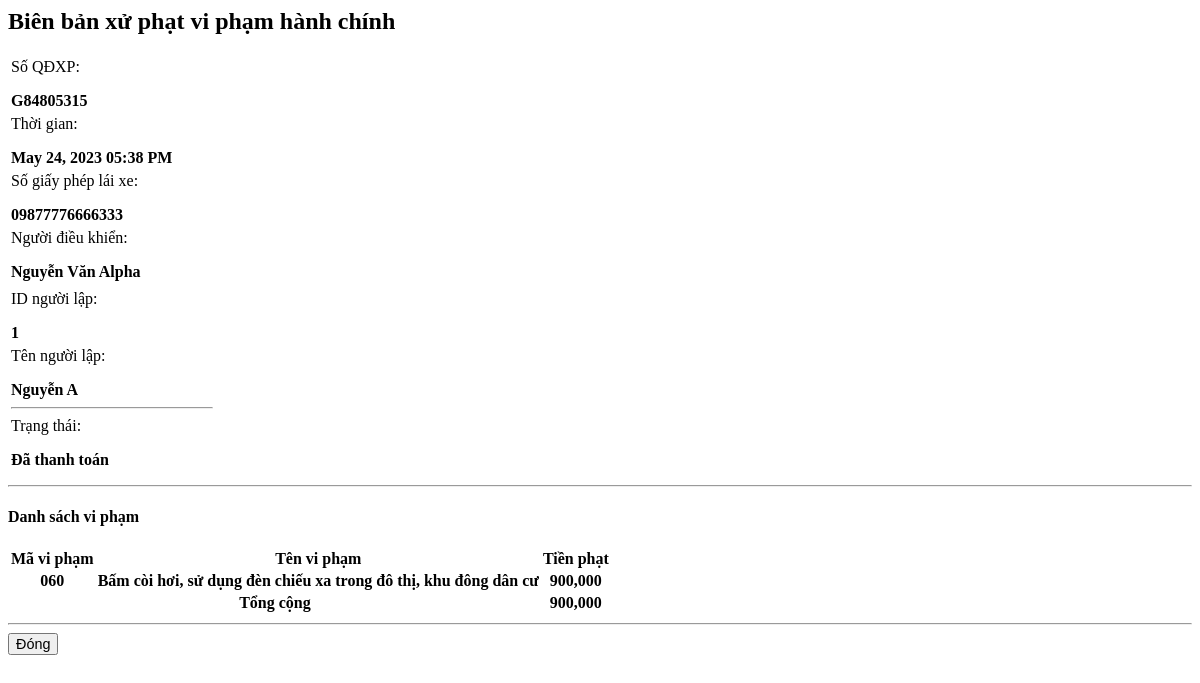
The app's page /violation.php?ticket_no=G84805315 with its own data.
### tables this page shows
CREATE TABLE `violation_items` (
  `driver_violation_id` int(30) NOT NULL,
  `violation_id` int(30) DEFAULT NULL,
  `fine` float NOT NULL,
  `status` tinyint(1) NOT NULL DEFAULT 0 COMMENT '0=pending, 1=paid',
  `date_created` datetime NOT NULL DEFAULT current_timestamp()
);

CREATE TABLE `violations` (
  `id` int(30) NOT NULL,
  `code` varchar(50) NOT NULL,
  `name` text NOT NULL,
  `description` text NOT NULL,
  `min_fine` float NOT NULL,
  `max_fine` float NOT NULL,
  `law_id` int(30) NOT NULL,
  `fine` float NOT NULL,
  `status` tinyint(4) NOT NULL DEFAULT 1 COMMENT '0=Inactive, 1=Active',
  `date_created` datetime NOT NULL DEFAULT current_timestamp(),
  `date_updated` datetime DEFAULT NULL ON UPDATE current_timestamp()
);

### violation.php (the view, shortened to what this page needs)
<?php
require_once('./config.php');
if (isset($_GET['ticket_no'])) {
    $qry2 = $conn->query("SELECT i.*,o.code,o.name from `violation_items` i inner join `violations` o on i.violation_id = o.id inner join `violation_list` vl on i.driver_violation_id = vl.id where vl.ticket_no = '{$_GET['ticket_no']}' ");
    $violation_arr = array();
    if ($qry2->num_rows > 0) {
        while ($row = $qry2->fetch_assoc()) {
            $violation_arr[] = $row;
        }
    }
}
?>
<div class="container-fluid">
    <h2 class="text-center">Biên bản xử phạt vi phạm hành chính</h2>
    <div class="border border-dark px-2 py-2" style="overflow: hidden;" id="print_out">
        <table class="table boder-0">
            <tr class='boder-0'>
                <td width="80%" class='boder-0 align-bottom'>
                    <div class="row">
                        <div class="col-12">
                            <div class="row justify-content-between  w-max-100">
                                <div class="col-6 d-flex w-max-100">
                                    <label class="float-left w-auto whitespace-nowrap">Số QĐXP: </label>
                                    <p class="col-md-auto border-bottom px-2 border-dark w-100"><b><?php echo $ticket_no ?></b></p>
                                </div>
                                <div class="col-6 d-flex w-max-100">
                                    <label class="float-left w-auto whitespace-nowrap">Thời gian: </label>
                                    <p class="col-md-auto border-bottom px-2 border-dark w-100"><b><?php echo date("M d, Y h:i A", strtotime($date_created)) ?></b></p>
                                </div>
                            </div>
                            <div class="d-flex w-max-100">
                                <label class="float-left w-auto whitespace-nowrap">Số giấy phép lái xe:</label>
                                <p class="col-md-auto border-bottom border-dark w-100"><b><?php echo $license_id_no ?></b></p>
                            </div>
                            <div class="d-flex w-max-100">
                                <label class="float-left w-auto whitespace-nowrap">Người điều khiển:</label>
                                <p class="col-md-auto border-bottom border-dark w-100"><b><?php echo $driver ?></b></p>
                            </div>
                        </div>
                    </div>
                </td>
            </tr>
            <tr>
                <td colspan='2'>
                    <div class="d-flex w-max-100">
                        <label class="float-left w-auto whitespace-nowrap">ID người lập:</label>
                        <p class="col-md-auto border-bottom border-dark w-100"><b><?php echo $officer_id ?></b></p>
                    </div>
                    <div class="d-flex w-max-100">
                        <label class="float-left w-auto whitespace-nowrap">Tên người lập:</label>
                        <p class="col-md-auto border-bottom border-dark w-100"><b><?php echo $officer_name ?></b></p>
                    </div>
                    <hr>
                    <div class="d-flex w-max-100">
                        <label class="float-left w-auto whitespace-nowrap">Trạng thái:</label>
                        <p class=" border-bottom border-dark px-4"><b><?php echo ($status == 1) ? "Đã thanh toán" : "Chưa thanh toán" ?></b></p>
                    </div>
                </td>
            </tr>
        </table>
        <hr class='bg-dark border-dark'>
        <h4 class="text-center"><b>Danh sách vi phạm</b></h4>
        <table class='table table-stripped px-4'>
            <thead>
                <tr>
                    <th>Mã vi phạm</th>
                    <th>Tên vi phạm</th>
                    <th class="text-right">Tiền phạt</th>
                </tr>
            </thead>
            <tbody>
                <?php
                foreach ($violation_arr as $row) :
                ?>
                    <tr>
                        <th><?php echo $row['code'] ?></th>
                        <th><?php echo $row['name'] ?></th>
                        <th class='text-right'><?php echo number_format($row['fine']) ?></th>
                    </tr>
                <?php endforeach; ?>
            </tbody>
            <tfoot>
                <tr>
                    <th class='text-center' colspan="2">Tổng cộng</th>
                    <th class="text-right"><?php echo number_format($total_amount) ?></th>
                </tr>
            </tfoot>
        </table>
        <hr class="bg-dark border-dark">
        <div class="w-100 d-flex justify-content-end mb-2">
            <button class="btn btn-danger" data-dismiss="modal" style="font-size: 0.9rem;"><i class="fa fa-times"></i> Đóng</button>
        </div>
    </div>
</div>

### violation.php (style rules this page uses)
p, label { margin-bottom: 5px; }

### records on screen
violation_items: violation.code "060", violation.name "Bấm còi hơi, sử dụng đèn chiếu xa trong đô thị, khu đông dân cư", fine "900,000"

### other values on screen
$ticket_no "G84805315"
date("M d, Y h:i A", strtotime($date_created)) "May 24, 2023 05:38 PM"
$license_id_no "09877776666333"
$driver "Nguyễn Văn Alpha"
$officer_id "1"
$officer_name "Nguyễn A"
$total_amount "900,000"
